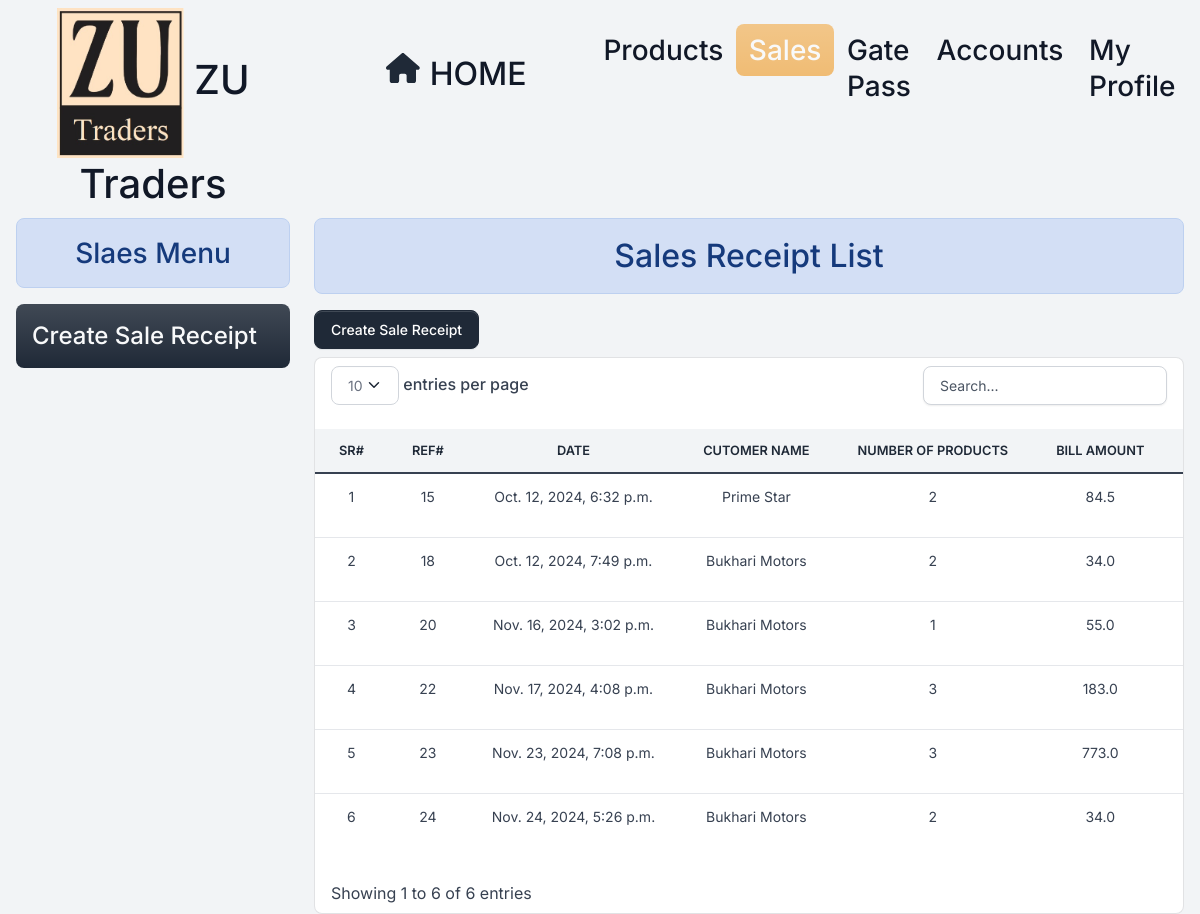
/list-sales/ (signed in), run on the app's committed database.
### home/models.py (models this page shows, shortened)
class Sales_Receipt(models.Model):
    products = models.ManyToManyField(Product, through='Sales_Receipt_Product')
    date_created = models.DateTimeField(auto_now_add=True)
    customer_name =  models.ForeignKey(Customer,on_delete=models.RESTRICT,null=True)
    phone_number = models.CharField(max_length=12)
    created_by = models.ForeignKey(User, on_delete=models.RESTRICT,null=True)
    make_transaction = models.BooleanField(default=False)

class Customer(models.Model):
    coname=models.CharField(max_length=255)
    name=models.CharField(max_length=255)
    adress=models.CharField(max_length=255)
    contact=models.CharField(max_length=12,null=True,unique=True,blank=True)
    is_deleted = models.BooleanField(default=False)
    def __str__(self):
        return self.coname

### home/views/sales.py (the view)
# urls.py: path('list-sales/', sales.list_sales, name='list_sales'),
@login_required
@permission_required('home.view_sales_receipt', login_url='/login/')
def list_sales(request):
    salereceipt_items_pro = {}
    total_amount = {}
    salereceipts = Sales_Receipt.objects.all()
    gatepass_products = Sales_Receipt_Product.objects.all().count()
    for x in salereceipts:
        salereceipt_items_pro[x.id] = Sales_Receipt_Product.objects.filter(salereceipt=x).count()
        salereceipt_products = Sales_Receipt_Product.objects.filter(salereceipt=x)
        total_amount[x.id] = salereceipt_products.aggregate(Sum('amount'))
    total_amount1 = sum(item['amount__sum'] or 0 for item in total_amount.values())
    print(total_amount1)
    return render(request, 'sale/list_sales.html', {
        'salereceipts': salereceipts,
        'salereceipt_items_pro': salereceipt_items_pro,
        'total_amount': total_amount
    })

### home/templatetags/custom_filters.py (called while the page is built)
@register.filter
def get_item(dictionary, key):
    return dictionary.get(key)

@register.filter
def get_amount(dictionary, key):
    result = dictionary.get(key)
    if isinstance(result, dict) and 'amount__sum' in result:
        return result['amount__sum']
    return result

### templates/sale/list_sales.html (shortened to what this page needs)
{% extends 'base.html' %} {% load custom_filters %}
{% block content %}
<div class="container-fluid">
<div class="row">
  {% include 'sale/sale_menu.html' %}
  <div class="col-9">
    <h2 class="text-center alert alert-info">Sales Receipt List</h2>
    {% if perms.home.add_sale_receipt %}
       <a class="btn btn-primary mb-2 " href="{% url 'create_salereceipt' %}">Create Sale Receipt</a>
    {% endif %}
    <div class="card py">
      <div class="table-responsive py-2">
        {% if salereceipts%}
        <table class="table table-flush" id="datatable">
          <thead class="thead-light">
            <tr>
              <th class="border-bottom fw-bolder text-center" scope="col">
                Sr#
              </th>
              <th class="border-bottom fw-bolder text-center" scope="col">
                Ref#
              </th>
              <th class="border-bottom fw-bolder text-center" scope="col">
                Date
              </th>
              <th class="border-bottom fw-bolder text-center" scope="col">
                Cutomer Name
              </th>
              <th class="border-bottom fw-bolder text-center" scope="col">
                Number of Products
              </th>
              <th class="border-bottom fw-bolder text-center" scope="col">
                Bill Amount
              </th>
              <th class="border-bottom fw-bolder text-center" scope="col">
              </th>
            </tr>
          </thead>
          <tbody>
            {% for salereceipt in salereceipts %}
            <tr id="salereceipt-{{ salereceipt.id }}">
              <td class="text-center">{{ forloop.counter }}</td>
              <td class="text-center">{{ salereceipt.id }}</td>
              <td class="text-center">{{ salereceipt.date_created }}</td>
              <td class="text-center">{{ salereceipt.customer_name|title }}</td>
              <td class="text-center">
                {{ salereceipt_items_pro|get_item:salereceipt.id }}
              </td>
              <td class="text-center">
                {{ total_amount|get_amount:salereceipt.id}}
              </td>
              <td class="text-center">
              </td>
            </tr>
            {% endfor %}
          </tbody>
        </table>
        {% else %}
        <h4 class="text-center alert alert-warning">No Record Found</h4>
        {% endif %}
      </div>
    </div>
  </div>
</div>
</div>
{% endblock content %}

### static/assets/default/css/style.css (style rules this page uses)
html, body { height: 100%; width: 100%; max-height: 100%; overflow: auto; display: flex; flex-direction: column; }

### data on the page
Sales_Receipt: id "15", date_created "Oct. 12, 2024, 6:32 p.m.", customer_name "Prime Star", id "2", id "84.5"
Sales_Receipt: id "18", date_created "Oct. 12, 2024, 7:49 p.m.", customer_name "Bukhari Motors", id "2", id "34.0"
Sales_Receipt: id "20", date_created "Nov. 16, 2024, 3:02 p.m.", customer_name "Bukhari Motors", id "1", id "55.0"
Sales_Receipt: id "22", date_created "Nov. 17, 2024, 4:08 p.m.", customer_name "Bukhari Motors", id "3", id "183.0"
Sales_Receipt: id "23", date_created "Nov. 23, 2024, 7:08 p.m.", customer_name "Bukhari Motors", id "3", id "773.0"
Sales_Receipt: id "24", date_created "Nov. 24, 2024, 5:26 p.m.", customer_name "Bukhari Motors", id "2", id "34.0"
